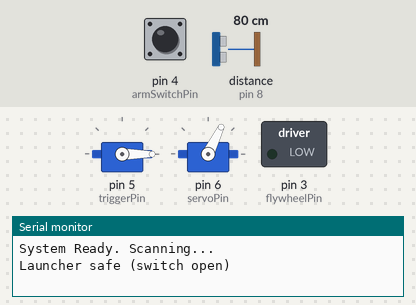
Bench run of a sketch on a simulated Arduino Uno, built with avr-gcc and run on an emulated ATmega328P. On the bench: 2 × servo, switched loads named in the sketch (green lamp = pin HIGH), the last lines printed to the serial monitor. Wiring (inferred from the names in the program): ultrasonic range finder: trigger pin 7; echo pin 8. The test bench sets the inputs (shaded band); at power-on: distance to the obstacle (sensor on pin 8) 80 cm, pin 4 (armSwitchPin) HIGH. The echo pulse lasts 58.3 µs per cm; pins used as bus, display or sensor lines are not drawn.

Above: at 2.2 s.
2.3 s: distance to the obstacle (sensor on pin 8) set to 120 cm
5.3 s: distance to the obstacle (sensor on pin 8) set to 2 cm
At 6.2 s:
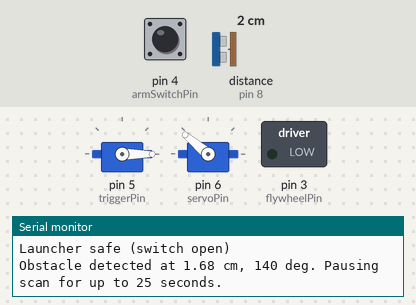
6.8 s: distance to the obstacle (sensor on pin 8) set to 23 cm
8.6 s: distance to the obstacle (sensor on pin 8) set to 28 cm
At 9.71 s:
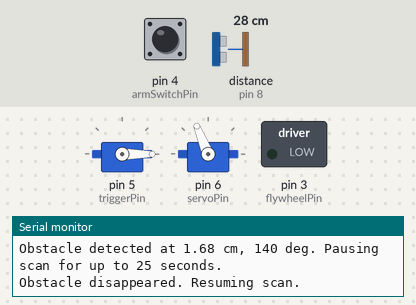
11.6 s: distance to the obstacle (sensor on pin 8) set to 4 cm
At 11.9 s:
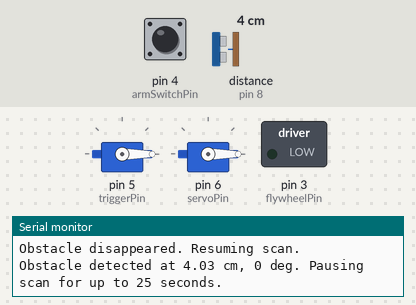
Timing chart, 0 to 14.1 s (numbered marks = the images above; inputs shaded):
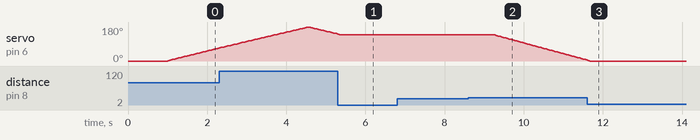

Measured:
- the behaviour switches between 25 and 26 cm on distance to the obstacle (sensor on pin 8) (found by bisection; images 1 and 2)
- after the input at 5.3 s, servo on pin 6 (servoPin): goes on until 5.3 s, then stays 140°
- after the input at 6.8 s, every drawn part: stays the same
- after the input at 8.6 s, servo on pin 6 (servoPin): moves from 140° to 4° over 2.4 s, starting after 0.64 s
- after the input at 11.6 s, servo on pin 6 (servoPin): goes on until 11.7 s, then stays 0°
- by itself, servo on pin 6 (servoPin): rises from 68° to 180° in 2.2 s, then falls to 144° in 0.73 s

The sketch:

StrikeBot-180.ino
```cpp
#include <Servo.h>

// CGL+ Skills Expo — Tank-Full
// Scanner demo: ultrasonic obstacle detection + servo head,
// with a stock-power Nerf dart flywheel launcher.
//
// Firing only happens when ALL of these are true:
//   - the arm switch is closed (pin 4 to GND)
//   - an obstacle has been confirmed and the warning countdown has finished
//   - the flywheels have had time to spin up
//   - the obstacle is still there at the moment of firing
// One dart per detection. A short countdown runs after detection before any shot.

Servo tankServo;
Servo triggerServo;   // dart pusher

// ---------- Pins ----------
const int trigPin     = 7;
const int echoPin     = 8;
const int servoPin    = 6;

const int triggerPin  = 5;    // pusher servo signal (own 5 V supply, shared GND)
const int flywheelPin = 3;    // PWM -> 100 ohm -> logic-level MOSFET gate (10k to GND)
const int armSwitchPin = 4;   // switch to GND = armed

// ---------- Scanner settings ----------
const float detectionRadius = 25.0;
const unsigned long maxPauseMs = 25000UL;
const int maxMisses = 10;     // consecutive "no obstacle" readings to resume / re-arm
const int minHits   = 3;      // consecutive "obstacle" readings to confirm a detection

// ---------- Launcher settings (tune these, start low) ----------
const int triggerRest = 0;                 // pusher servo angle: retracted
const int triggerFire = 60;                // pusher servo angle: pushes one dart
const int flywheelSpeed = 120;             // 0-255 PWM; raise in steps of 20 only until the dart flies reliably
const unsigned long spinUpMs    = 1000UL;  // time for wheels to reach speed
const unsigned long fireDelayMs = 3000UL;  // warning countdown after detection
const unsigned long cooldownMs  = 5000UL;  // minimum time between shots

// ---------- State ----------
int currentAngle = 0;
int sweepDirection = 2;
int missCounter = 0;
int hitCounter = 0;
int clearCounter = 0;

bool isPaused = false;
bool ignoreObstacleUntilClear = false;
unsigned long pauseStartedAt = 0;

bool shotFiredThisEvent = false;
bool hasFiredBefore = false;
unsigned long lastShotAt = 0;

bool flywheelOn = false;
unsigned long flywheelStartedAt = 0;

// ---------- Launcher helpers ----------
void flywheelStart() {
  if (!flywheelOn) {
    analogWrite(flywheelPin, flywheelSpeed);
    flywheelOn = true;
    flywheelStartedAt = millis();
  }
}

void flywheelStop() {
  analogWrite(flywheelPin, 0);
  flywheelOn = false;
}

void pushDart() {
  triggerServo.write(triggerFire);
  delay(350);
  triggerServo.write(triggerRest);
  delay(300);
}

void handleFiring(bool obstaclePresent) {
  bool armed = (digitalRead(armSwitchPin) == LOW);

  // Disarmed or already fired this event: everything off.
  if (!armed || shotFiredThisEvent) {
    flywheelStop();
    return;
  }

  // Respect the cooldown: stay off until it has passed.
  if (hasFiredBefore && (unsigned long)(millis() - lastShotAt) < cooldownMs) {
    flywheelStop();
    return;
  }

  flywheelStart();

  // Warning countdown: wheels spin up, no firing yet.
  if ((unsigned long)(millis() - pauseStartedAt) < fireDelayMs) {
    return;
  }

  // Countdown over: wait for full wheel speed and a target that is still there.
  if ((unsigned long)(millis() - flywheelStartedAt) < spinUpMs) return;
  if (!obstaclePresent) return;

  Serial.print("FIRE at ");
  Serial.print(currentAngle);
  Serial.println(" deg");

  pushDart();
  flywheelStop();

  shotFiredThisEvent = true;
  hasFiredBefore = true;
  lastShotAt = millis();
}

// ---------- Scanner helpers ----------
void resumeScanning(const char* reason, bool timedOut) {
  isPaused = false;
  // If the timer expires while an obstacle is still present, keep scanning
  // until that obstacle leaves range so we do not immediately pause again.
  ignoreObstacleUntilClear = timedOut;
  missCounter = 0;
  hitCounter = 0;
  clearCounter = 0;

  shotFiredThisEvent = false;
  flywheelStop();

  Serial.println(reason);
  tankServo.attach(servoPin);
  tankServo.write(currentAngle);
  delay(150);
}

void setup() {
  Serial.begin(9600);

  pinMode(trigPin, OUTPUT);
  pinMode(echoPin, INPUT);

  pinMode(flywheelPin, OUTPUT);
  analogWrite(flywheelPin, 0);          // flywheels off at boot
  pinMode(armSwitchPin, INPUT_PULLUP);

  triggerServo.attach(triggerPin);
  triggerServo.write(triggerRest);

  tankServo.attach(servoPin);
  tankServo.write(currentAngle);

  delay(1000);
  Serial.println("System Ready. Scanning...");
  Serial.println(digitalRead(armSwitchPin) == LOW ? "Launcher ARMED" : "Launcher safe (switch open)");
}

void loop() {
  // Measure distance using the ultrasonic sensor.
  digitalWrite(trigPin, LOW);
  delayMicroseconds(2);
  digitalWrite(trigPin, HIGH);
  delayMicroseconds(10);
  digitalWrite(trigPin, LOW);

  unsigned long duration = pulseIn(echoPin, HIGH, 20000UL);
  float distance = (duration == 0) ? 999.0 : (duration * 0.0343 / 2.0);
  bool obstaclePresent = (distance > 0.0 && distance <= detectionRadius);

  // Debounce: confirm a detection after minHits readings, and re-arm after
  // maxMisses clear readings following a timeout.
  if (ignoreObstacleUntilClear) {
    hitCounter = 0;
    if (!obstaclePresent) {
      if (++clearCounter >= maxMisses) {
        ignoreObstacleUntilClear = false;
        clearCounter = 0;
        Serial.println("Obstacle cleared. Detection re-armed.");
      }
    } else {
      clearCounter = 0;
    }
  } else if (obstaclePresent) {
    if (hitCounter < minHits) hitCounter++;
  } else {
    hitCounter = 0;
  }

  bool confirmedObstacle = !ignoreObstacleUntilClear && (hitCounter >= minHits);

  if (!isPaused && confirmedObstacle) {
    isPaused = true;
    pauseStartedAt = millis();
    missCounter = 0;
    Serial.print("Obstacle detected at ");
    Serial.print(distance);
    Serial.print(" cm, ");
    Serial.print(currentAngle);
    Serial.print(" deg. Pausing scan for up to ");
    Serial.print(maxPauseMs / 1000UL);
    Serial.println(" seconds.");
    tankServo.detach();
  } else if (isPaused) {
    if (obstaclePresent) {
      missCounter = 0;
    } else if (missCounter < maxMisses) {
      missCounter++;
    }

    // Resume when 10 consecutive readings report no obstacle.
    if (missCounter >= maxMisses) {
      resumeScanning("Obstacle disappeared. Resuming scan.", false);
    }
  }

  // Launcher logic only runs while paused on a target.
  if (isPaused) {
    handleFiring(obstaclePresent);
  }

  // Resume after the pause limit even if the obstacle remains present.
  if (isPaused && (unsigned long)(millis() - pauseStartedAt) >= maxPauseMs) {
    resumeScanning("Pause time elapsed. Resuming scan.", true);
  }

  // Sweep only when the head is not paused.
  if (!isPaused) {
    currentAngle += sweepDirection;

    if (currentAngle >= 180) {
      currentAngle = 180;
      sweepDirection = -2;
    } else if (currentAngle <= 0) {
      currentAngle = 0;
      sweepDirection = 2;
    }

    tankServo.write(currentAngle);
    delay(33);
  } else {
    delay(50);
  }
}
```
